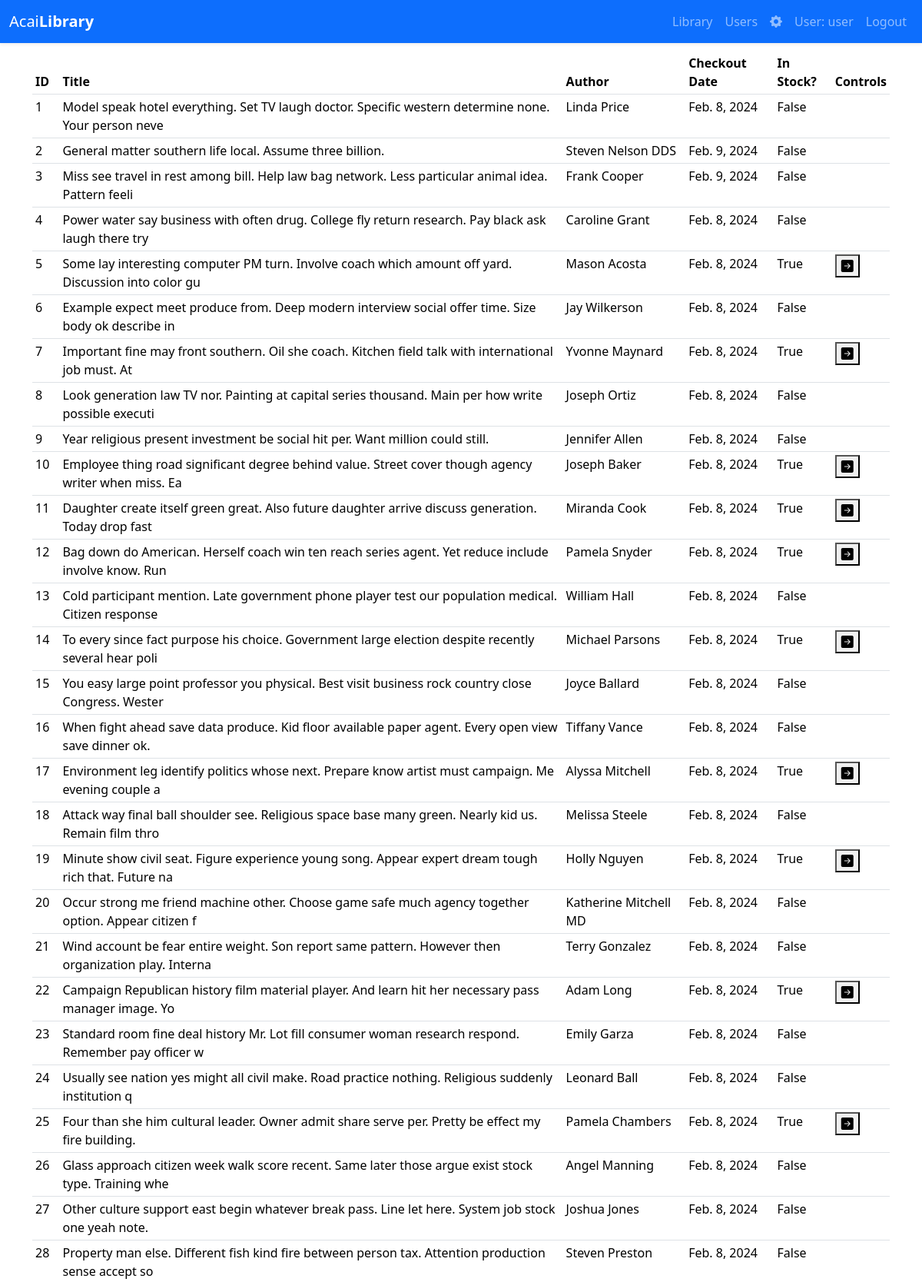
Screenshot of / (signed in, upper part) with the database file from the repository.
### home/models.py (models this page shows, shortened)
class Library(models.Model):
   id = models.AutoField(primary_key=True, verbose_name='ID')
   publisher = models.CharField(max_length = 50, verbose_name='Publisher')
   author = models.CharField(max_length = 50, verbose_name='Author')
   title = models.CharField(max_length = 100, verbose_name='Title')
   pageCount= models.IntegerField(default=10, verbose_name='Page Count')
   category = models.CharField(max_length = 50, verbose_name='Category')
   shelfLocation = models.CharField(max_length = 50, verbose_name='Shelf Location')
   publishedDate = models.DateField(verbose_name='Published Date')
   isInStock = models.BooleanField(default=True, verbose_name='is in stock')
   dateCheckedOut = models.DateField(verbose_name='Date Checked Out', auto_now=True)
   class Meta:
      db_table = "library"
      verbose_name = 'Library'
      verbose_name_plural = 'Library'

### home/views.py (the view)
# urls.py: path('', lib_views.LibraryView.as_view(), name="home"),
class LibraryView(LoginRequiredMixin, TemplateView):
    def get(self, request):
        template_name = 'library.html'
        all_books = Library.objects.all().values()
        context = {'books': all_books}
        return render(request, template_name, context=context)

### home/templates/templates/library.html (shortened to what this page needs)
<!DOCTYPE html>
{% extends "base.html" %}
{% block body_block %}
{% if books %}
    <table class="table table-sm table-hover">
        <thead>
            <tr>
                <th scope="col">ID</th>
                <th scope="col">Title</th>
                <th scope="col">Author</th>
                <th scope="col">Checkout Date</th>
                <th scope="col">In Stock?</th>
                <th scope="col">Controls</th>
            </tr>
        </thead>
        {% for book in books %}
        <tbody>
            <tr id="book-row-{{ book.id }}">
                <td>{{book.id}}</td>
                <td>{{book.title}}</td>
                <td>{{book.author}}</td>
                <td>{{book.dateCheckedOut}}</td>
                <td>{{book.isInStock}}</td>
                <td>
                    {% if book.isInStock %}
                    <div class="btn-toolbar" role="toolbar" id="data-controls">
                        <button id="checkout-button-{{ book.id }}" value="{{ book.id }}" class="book-btn btn-info btn-sm"><i class="bi bi-arrow-right-square-fill"></i></button>
                    </div>
                    {% endif %}
                </td>
            </tr>
        </tbody>
        {% endfor %}
    </table>
{% else %}
    <p>No Books Found</p>
    <a href="/library/populate">Populate</a>
{% endif %}
{% endblock %}

### home/templates/templates/base.html (shortened to what this page needs)
<!DOCTYPE html>
{% load static %}
<html>
    <head>
        <link href="https://cdn.jsdelivr.net/npm/bootstrap@5.3.2/dist/css/bootstrap.min.css" rel="stylesheet">
        <link rel="stylesheet" href="https://cdn.jsdelivr.net/npm/bootstrap-icons@1.4.1/font/bootstrap-icons.css">
    </head>
    <body>
        <nav id="nav-bar" class="navbar navbar-expand-md shadow-sm navbar-dark bg-primary" style="margin-bottom: 10px">
            <div class="container-fluid">
                <div class="navbar-header">
                    <a href="/" class="navbar-brand">
                        <span id="LibraryApp-label" class="h5">Acai<strong>Library</strong></span>
                    </a>
                </div>
                <div id="navbarSupportedContent" class="collapse navbar-collapse">
                    {% if user.is_authenticated %}
                        {% with request.resolver_match.url_name as url_name %}
                            <ul class="navbar-nav ms-auto">
                                <li class="nav-item"><a href="{% url 'library' %}" class="nav-link">Library</a></li>
                                <li class="nav-item"><a href="{% url 'users' %}" class="nav-link">Users</a></li>
                                <li class="nav-item"><a href="/admin/"><i class="nav-link bi bi-gear-fill"></i></a></li>
                                <li class="nav-item "><a href="" class="nav-link">User: {{ user.get_username }}</a></li>
                                <li class="nav-item"><a href="{% url 'logout' %}" class="nav-link">Logout</a></li>
                            </ul>
                        {% endwith %}
                    {% else %}
                        <ul class="navbar-nav ms-auto">
                            <li class="nav-item"><a href="{% url 'login' %}" class="nav-link">Login</a></li>
                            <li class="nav-item"><a href="{% url 'signup' %}" class="nav-link">Signup</a></li>
                        </ul>
                    {% endif %}
                </div>
            </div>
        </nav>
        <div id="page-content" class="container">
            {% block body_block %}{% endblock %}
        </div>
    </body>
</html>

### rows the page displays
Library: id "1", title "Model speak hotel everything. Set TV laugh doctor. Specific western determine none. Your person neve", author "Linda Price", dateCheckedOut "Feb. 8, 2024", isInStock "False"
Library: id "2", title "General matter southern life local. Assume three billion.", author "Steven Nelson DDS", dateCheckedOut "Feb. 9, 2024", isInStock "False"
Library: id "3", title "Miss see travel in rest among bill. Help law bag network. Less particular animal idea. Pattern feeli", author "Frank Cooper", dateCheckedOut "Feb. 9, 2024", isInStock "False"
Library: id "4", title "Power water say business with often drug. College fly return research. Pay black ask laugh there try", author "Caroline Grant", dateCheckedOut "Feb. 8, 2024", isInStock "False"
Library: id "5", title "Some lay interesting computer PM turn. Involve coach which amount off yard. Discussion into color gu", author "Mason Acosta", dateCheckedOut "Feb. 8, 2024", isInStock "True"
Library: id "6", title "Example expect meet produce from. Deep modern interview social offer time. Size body ok describe in", author "Jay Wilkerson", dateCheckedOut "Feb. 8, 2024", isInStock "False"
Library: id "7", title "Important fine may front southern. Oil she coach. Kitchen field talk with international job must. At", author "Yvonne Maynard", dateCheckedOut "Feb. 8, 2024", isInStock "True"
Library: id "8", title "Look generation law TV nor. Painting at capital series thousand. Main per how write possible executi", author "Joseph Ortiz", dateCheckedOut "Feb. 8, 2024", isInStock "False"
Library: id "9", title "Year religious present investment be social hit per. Want million could still.", author "Jennifer Allen", dateCheckedOut "Feb. 8, 2024", isInStock "False"
Library: id "10", title "Employee thing road significant degree behind value. Street cover though agency writer when miss. Ea", author "Joseph Baker", dateCheckedOut "Feb. 8, 2024", isInStock "True"
Library: id "11", title "Daughter create itself green great. Also future daughter arrive discuss generation. Today drop fast", author "Miranda Cook", dateCheckedOut "Feb. 8, 2024", isInStock "True"
Library: id "12", title "Bag down do American. Herself coach win ten reach series agent. Yet reduce include involve know. Run", author "Pamela Snyder", dateCheckedOut "Feb. 8, 2024", isInStock "True"
Library: id "13", title "Cold participant mention. Late government phone player test our population medical. Citizen response", author "William Hall", dateCheckedOut "Feb. 8, 2024", isInStock "False"
Library: id "14", title "To every since fact purpose his choice. Government large election despite recently several hear poli", author "Michael Parsons", dateCheckedOut "Feb. 8, 2024", isInStock "True"
Library: id "15", title "You easy large point professor you physical. Best visit business rock country close Congress. Wester", author "Joyce Ballard", dateCheckedOut "Feb. 8, 2024", isInStock "False"
Library: id "16", title "When fight ahead save data produce. Kid floor available paper agent. Every open view save dinner ok.", author "Tiffany Vance", dateCheckedOut "Feb. 8, 2024", isInStock "False"
Library: id "17", title "Environment leg identify politics whose next. Prepare know artist must campaign. Me evening couple a", author "Alyssa Mitchell", dateCheckedOut "Feb. 8, 2024", isInStock "True"
Library: id "18", title "Attack way final ball shoulder see. Religious space base many green. Nearly kid us. Remain film thro", author "Melissa Steele", dateCheckedOut "Feb. 8, 2024", isInStock "False"
Library: id "19", title "Minute show civil seat. Figure experience young song. Appear expert dream tough rich that. Future na", author "Holly Nguyen", dateCheckedOut "Feb. 8, 2024", isInStock "True"
Library: id "20", title "Occur strong me friend machine other. Choose game safe much agency together option. Appear citizen f", author "Katherine Mitchell MD", dateCheckedOut "Feb. 8, 2024", isInStock "False"
Library: id "21", title "Wind account be fear entire weight. Son report same pattern. However then organization play. Interna", author "Terry Gonzalez", dateCheckedOut "Feb. 8, 2024", isInStock "False"
Library: id "22", title "Campaign Republican history film material player. And learn hit her necessary pass manager image. Yo", author "Adam Long", dateCheckedOut "Feb. 8, 2024", isInStock "True"
Library: id "23", title "Standard room fine deal history Mr. Lot fill consumer woman research respond. Remember pay officer w", author "Emily Garza", dateCheckedOut "Feb. 8, 2024", isInStock "False"
Library: id "24", title "Usually see nation yes might all civil make. Road practice nothing. Religious suddenly institution q", author "Leonard Ball", dateCheckedOut "Feb. 8, 2024", isInStock "False"
Library: id "25", title "Four than she him cultural leader. Owner admit share serve per. Pretty be effect my fire building.", author "Pamela Chambers", dateCheckedOut "Feb. 8, 2024", isInStock "True"
Library: id "26", title "Glass approach citizen week walk score recent. Same later those argue exist stock type. Training whe", author "Angel Manning", dateCheckedOut "Feb. 8, 2024", isInStock "False"
Library: id "27", title "Other culture support east begin whatever break pass. Line let here. System job stock one yeah note.", author "Joshua Jones", dateCheckedOut "Feb. 8, 2024", isInStock "False"
Library: id "28", title "Property man else. Different fish kind fire between person tax. Attention production sense accept so", author "Steven Preston", dateCheckedOut "Feb. 8, 2024", isInStock "False"

### other values shown
{{ user.get_username }} "user"
